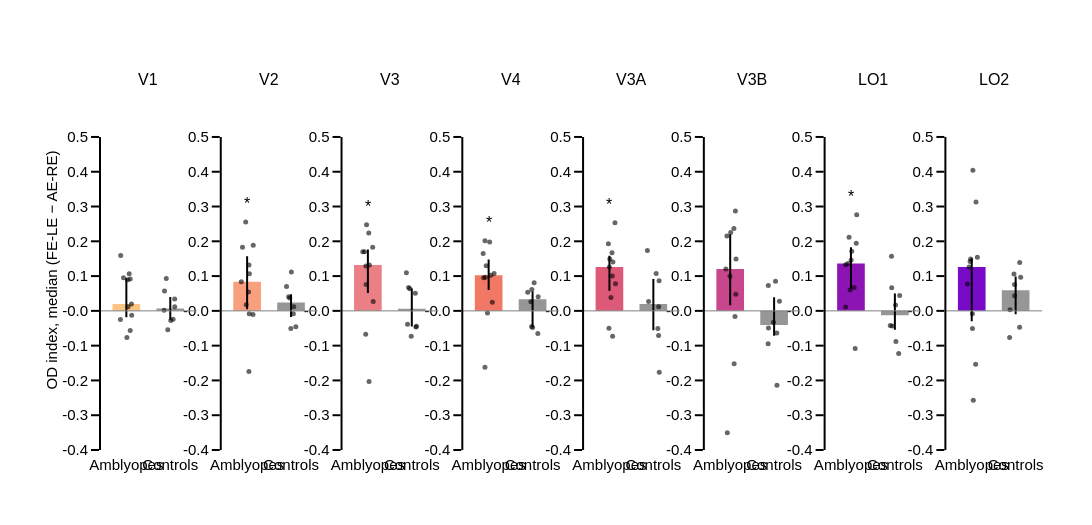

The notebook cell saved with this chart:
### Code cell
bar_figure(df_subjects, ['od_index'], s_od, 'OD index, median (FE-LE − AE-RE)',
           nice_ticks(df_subjects.od_index, 0.1), '{:.1f}', 'od_final_fig2_od_index{}'.format(fig_suffix), ref=0)

### Figure 1 — Plotly figure (JSON) as saved in the notebook; plotly's stock layout.template omitted (floating-point values rounded to 4 significant figures)
{"data": [{"error_y": {"array": [0.07361], "arrayminus": [0.03842], "color": "rgba(0, 0, 0, 1)", "thickness": 2, "type": "data", "visible": true, "width": 0}, "marker": {"color": "rgb(250, 196, 132)", "pattern": {"bgcolor": "rgba(0, 0, 0, 0)", "fgcolor": "rgba(0, 0, 0, 1)", "shape": "", "size": 8}}, "showlegend": false, "type": "bar", "width": 0.63, "x": [0], "xaxis": "x", "y": [0.01981], "yaxis": "y"}, {"marker": {"color": "rgba(0, 0, 0, 0.6)", "size": 5}, "mode": "markers", "showlegend": false, "type": "scatter", "x": [0.03835, -0.06446, -0.1285, -0.1354, 0.08772, 0.1156, 0.02986, 0.06426, 0.01221, 0.1218, 0.08844], "xaxis": "x", "y": [0.01191, 0.09497, 0.1592, -0.02452, -0.05648, 0.01981, 0.08977, 0.1064, -0.07625, -0.0127, 0.09188], "yaxis": "y"}, {"error_y": {"array": [0.03269], "arrayminus": [0.03236], "color": "rgba(0, 0, 0, 1)", "thickness": 2, "type": "data", "visible": true, "width": 0}, "marker": {"color": "rgb(150,150,150)", "pattern": {"bgcolor": "rgba(0, 0, 0, 0)", "fgcolor": "rgba(0, 0, 0, 1)", "shape": "", "size": 8}}, "showlegend": false, "type": "bar", "width": 0.63, "x": [1], "xaxis": "x", "y": [0.00706], "yaxis": "y"}, {"marker": {"color": "rgba(0, 0, 0, 0.6)", "size": 5}, "mode": "markers", "showlegend": false, "type": "scatter", "x": [0.8608, 1.1, 0.8694, 1.064, 0.9092, 1.102, 1.012, 0.9439], "xaxis": "x", "y": [0.001922, 0.03394, 0.0572, -0.02444, 0.09328, 0.0122, -0.02788, -0.05436], "yaxis": "y"}, {"error_y": {"array": [0.07342], "arrayminus": [0.07937], "color": "rgba(0, 0, 0, 1)", "thickness": 2, "type": "data", "visible": true, "width": 0}, "marker": {"color": "rgb(248, 160, 126)", "pattern": {"bgcolor": "rgba(0, 0, 0, 0)", "fgcolor": "rgba(0, 0, 0, 1)", "shape": "", "size": 8}}, "showlegend": false, "type": "bar", "width": 0.63, "x": [0], "xaxis": "x2", "y": [0.08381], "yaxis": "y2"}, {"marker": {"color": "rgba(0, 0, 0, 0.6)", "size": 5}, "mode": "markers", "showlegend": false, "type": "scatter", "x": [-0.02165, -0.1321, -0.1052, 0.04777, 0.04121, 0.03231, -0.03257, 0.1392, 0.1346, 0.05195, 0.04213], "xaxis": "x2", "y": [0.01734, 0.08381, 0.1826, -0.008454, -0.1744, 0.05399, 0.2554, 0.1885, -0.01047, 0.1064, 0.1319], "yaxis": "y2"}, {"error_y": {"array": [0.02348], "arrayminus": [0.04202], "color": "rgba(0, 0, 0, 1)", "thickness": 2, "type": "data", "visible": true, "width": 0}, "marker": {"color": "rgb(150,150,150)", "pattern": {"bgcolor": "rgba(0, 0, 0, 0)", "fgcolor": "rgba(0, 0, 0, 1)", "shape": "", "size": 8}}, "showlegend": false, "type": "bar", "width": 0.63, "x": [1], "xaxis": "x2", "y": [0.02428], "yaxis": "y2"}, {"marker": {"color": "rgba(0, 0, 0, 0.6)", "size": 5}, "mode": "markers", "showlegend": false, "type": "scatter", "x": [1.053, 0.9689, 0.8978, 1.062, 1.007, 0.9469, 0.996, 1.109], "xaxis": "x2", "y": [-0.008426, 0.03689, 0.07034, 0.01167, 0.1115, 0.04024, -0.05101, -0.04568], "yaxis": "y2"}, {"error_y": {"array": [0.04481], "arrayminus": [0.08014], "color": "rgba(0, 0, 0, 1)", "thickness": 2, "type": "data", "visible": true, "width": 0}, "marker": {"color": "rgb(235, 127, 134)", "pattern": {"bgcolor": "rgba(0, 0, 0, 0)", "fgcolor": "rgba(0, 0, 0, 1)", "shape": "", "size": 8}}, "showlegend": false, "type": "bar", "width": 0.63, "x": [0], "xaxis": "x3", "y": [0.1316], "yaxis": "y3"}, {"marker": {"color": "rgba(0, 0, 0, 0.6)", "size": 5}, "mode": "markers", "showlegend": false, "type": "scatter", "x": [0.1215, -0.03982, 0.02003, -0.04988, 0.0264, -0.04538, -0.03035, 0.1093, -0.0764, 0.03449, -0.1165], "xaxis": "x3", "y": [0.02696, 0.07596, 0.224, -0.06742, -0.2031, 0.1288, 0.2473, 0.1828, 0.17, 0.1316, 0.1696], "yaxis": "y3"}, {"error_y": {"array": [0.05836], "arrayminus": [0.05077], "color": "rgba(0, 0, 0, 1)", "thickness": 2, "type": "data", "visible": true, "width": 0}, "marker": {"color": "rgb(150,150,150)", "pattern": {"bgcolor": "rgba(0, 0, 0, 0)", "fgcolor": "rgba(0, 0, 0, 1)", "shape": "", "size": 8}}, "showlegend": false, "type": "bar", "width": 0.63, "x": [1], "xaxis": "x3", "y": [0.005975], "yaxis": "y3"}, {"marker": {"color": "rgba(0, 0, 0, 0.6)", "size": 5}, "mode": "markers", "showlegend": false, "type": "scatter", "x": [1.093, 1.08, 0.927, 1.105, 0.8764, 0.9541, 0.9021, 0.9861], "xaxis": "x3", "y": [-0.04639, 0.05061, 0.06731, -0.04426, 0.1099, 0.06335, -0.03866, -0.07318], "yaxis": "y3"}, {"error_y": {"array": [0.04509], "arrayminus": [0.0422], "color": "rgba(0, 0, 0, 1)", "thickness": 2, "type": "data", "visible": true, "width": 0}, "marker": {"color": "rgb(240, 120, 100)", "pattern": {"bgcolor": "rgba(0, 0, 0, 0)", "fgcolor": "rgba(0, 0, 0, 1)", "shape": "", "size": 8}}, "showlegend": false, "type": "bar", "width": 0.63, "x": [0], "xaxis": "x4", "y": [0.1023], "yaxis": "y4"}, {"marker": {"color": "rgba(0, 0, 0, 0.6)", "size": 5}, "mode": "markers", "showlegend": false, "type": "scatter", "x": [0.08297, -0.07542, -0.1254, -0.02673, -0.08442, -0.1146, 0.02249, -0.05637, 0.04816, -0.08414, 0.1238], "xaxis": "x4", "y": [0.02465, 0.09643, 0.1651, -0.006037, -0.1622, 0.09546, 0.1982, 0.1296, 0.1023, 0.2015, 0.1077], "yaxis": "y4"}, {"error_y": {"array": [0.02195], "arrayminus": [0.07896], "color": "rgba(0, 0, 0, 1)", "thickness": 2, "type": "data", "visible": true, "width": 0}, "marker": {"color": "rgb(150,150,150)", "pattern": {"bgcolor": "rgba(0, 0, 0, 0)", "fgcolor": "rgba(0, 0, 0, 1)", "shape": "", "size": 8}}, "showlegend": false, "type": "bar", "width": 0.63, "x": [1], "xaxis": "x4", "y": [0.0334], "yaxis": "y4"}, {"marker": {"color": "rgba(0, 0, 0, 0.6)", "size": 5}, "mode": "markers", "showlegend": false, "type": "scatter", "x": [0.9622, 0.8895, 1.036, 1.12, 0.9833, 1.127, 1.0, 0.9791], "xaxis": "x4", "y": [0.02595, 0.05327, 0.08105, -0.06474, 0.06157, 0.04084, -0.04758, -0.04489], "yaxis": "y4"}, {"error_y": {"array": [0.03204], "arrayminus": [0.06807], "color": "rgba(0, 0, 0, 1)", "thickness": 2, "type": "data", "visible": true, "width": 0}, "marker": {"color": "rgb(220, 90, 120)", "pattern": {"bgcolor": "rgba(0, 0, 0, 0)", "fgcolor": "rgba(0, 0, 0, 1)", "shape": "", "size": 8}}, "showlegend": false, "type": "bar", "width": 0.63, "x": [0], "xaxis": "x5", "y": [0.1261], "yaxis": "y5"}, {"marker": {"color": "rgba(0, 0, 0, 0.6)", "size": 5}, "mode": "markers", "showlegend": false, "type": "scatter", "x": [0.03366, 0.1386, 0.1257, -0.01119, 0.07216, -0.0007216, 0.008207, 0.08002, -0.0239, 0.06566, 0.05912], "xaxis": "x5", "y": [0.03828, 0.07778, 0.2536, -0.05025, -0.07299, 0.1261, 0.149, 0.1407, 0.1931, 0.1003, 0.1672], "yaxis": "y5"}, {"error_y": {"array": [0.0723], "arrayminus": [0.07534], "color": "rgba(0, 0, 0, 1)", "thickness": 2, "type": "data", "visible": true, "width": 0}, "marker": {"color": "rgb(150,150,150)", "pattern": {"bgcolor": "rgba(0, 0, 0, 0)", "fgcolor": "rgba(0, 0, 0, 1)", "shape": "", "size": 8}}, "showlegend": false, "type": "bar", "width": 0.63, "x": [1], "xaxis": "x5", "y": [0.01957], "yaxis": "y5"}, {"marker": {"color": "rgba(0, 0, 0, 0.6)", "size": 5}, "mode": "markers", "showlegend": false, "type": "scatter", "x": [1.121, 0.8922, 1.064, 1.12, 1.131, 0.8641, 1.102, 1.135], "xaxis": "x5", "y": [0.01186, 0.02728, 0.1072, -0.07098, 0.08675, 0.1739, -0.0507, -0.1763], "yaxis": "y5"}, {"error_y": {"array": [0.1], "arrayminus": [0.1045], "color": "rgba(0, 0, 0, 1)", "thickness": 2, "type": "data", "visible": true, "width": 0}, "marker": {"color": "rgb(200, 70, 140)", "pattern": {"bgcolor": "rgba(0, 0, 0, 0)", "fgcolor": "rgba(0, 0, 0, 1)", "shape": "", "size": 8}}, "showlegend": false, "type": "bar", "width": 0.63, "x": [0], "xaxis": "x6", "y": [0.1204], "yaxis": "y6"}, {"marker": {"color": "rgba(0, 0, 0, 0.6)", "size": 5}, "mode": "markers", "showlegend": false, "type": "scatter", "x": [0.128, -0.09835, 0.1323, 0.1092, 0.09026, -0.005603, -0.07494, 0.08453, 0.1186, -0.06548, 0.0109], "xaxis": "x6", "y": [0.04765, 0.1204, 0.1491, -0.01602, -0.1518, 0.0998, 0.2151, 0.2371, 0.2869, -0.3502, 0.2256], "yaxis": "y6"}, {"error_y": {"array": [0.08017], "arrayminus": [0.03043], "color": "rgba(0, 0, 0, 1)", "thickness": 2, "type": "data", "visible": true, "width": 0}, "marker": {"color": "rgb(150,150,150)", "pattern": {"bgcolor": "rgba(0, 0, 0, 0)", "fgcolor": "rgba(0, 0, 0, 1)", "shape": "", "size": 8}}, "showlegend": false, "type": "bar", "width": 0.63, "x": [1], "xaxis": "x6", "y": [-0.04092], "yaxis": "y6"}, {"marker": {"color": "rgba(0, 0, 0, 0.6)", "size": 5}, "mode": "markers", "showlegend": false, "type": "scatter", "x": [0.984, 1.121, 0.8713, 1.065, 1.032, 0.8679, 1.061, 0.8645], "xaxis": "x6", "y": [-0.03242, 0.02794, -0.04941, -0.2141, 0.08519, 0.07317, -0.06356, -0.09472], "yaxis": "y6"}, {"error_y": {"array": [0.04669], "arrayminus": [0.07255], "color": "rgba(0, 0, 0, 1)", "thickness": 2, "type": "data", "visible": true, "width": 0}, "marker": {"color": "rgb(140, 20, 180)", "pattern": {"bgcolor": "rgba(0, 0, 0, 0)", "fgcolor": "rgba(0, 0, 0, 1)", "shape": "", "size": 8}}, "showlegend": false, "type": "bar", "width": 0.63, "x": [0], "xaxis": "x7", "y": [0.1363], "yaxis": "y7"}, {"marker": {"color": "rgba(0, 0, 0, 0.6)", "size": 5}, "mode": "markers", "showlegend": false, "type": "scatter", "x": [0.07223, 0.003572, 0.1201, -0.1215, 0.09557, -0.1213, -0.04359, -0.01952, 0.1305, 0.01742, -0.06752], "xaxis": "x7", "y": [0.06749, 0.1463, 0.1947, 0.01146, -0.1082, 0.1327, 0.2119, 0.05991, 0.2765, 0.1712, 0.1363], "yaxis": "y7"}, {"error_y": {"array": [0.06245], "arrayminus": [0.042], "color": "rgba(0, 0, 0, 1)", "thickness": 2, "type": "data", "visible": true, "width": 0}, "marker": {"color": "rgb(150,150,150)", "pattern": {"bgcolor": "rgba(0, 0, 0, 0)", "fgcolor": "rgba(0, 0, 0, 1)", "shape": "", "size": 8}}, "showlegend": false, "type": "bar", "width": 0.63, "x": [1], "xaxis": "x7", "y": [-0.01263], "yaxis": "y7"}, {"marker": {"color": "rgba(0, 0, 0, 0.6)", "size": 5}, "mode": "markers", "showlegend": false, "type": "scatter", "x": [0.9277, 1.109, 0.9232, 0.8949, 0.9407, 1.024, 1.015, 1.087], "xaxis": "x7", "y": [0.06622, 0.04435, 0.1572, -0.04217, -0.04345, -0.08816, 0.01691, -0.1224], "yaxis": "y7"}, {"error_y": {"array": [0.02524], "arrayminus": [0.1559], "color": "rgba(0, 0, 0, 1)", "thickness": 2, "type": "data", "visible": true, "width": 0}, "marker": {"color": "rgb(120, 10, 200)", "pattern": {"bgcolor": "rgba(0, 0, 0, 0)", "fgcolor": "rgba(0, 0, 0, 1)", "shape": "", "size": 8}}, "showlegend": false, "type": "bar", "width": 0.63, "x": [0], "xaxis": "x8", "y": [0.1263], "yaxis": "y8"}, {"marker": {"color": "rgba(0, 0, 0, 0.6)", "size": 5}, "mode": "markers", "showlegend": false, "type": "scatter", "x": [0.01693, -0.05924, -0.02439, 0.08907, 0.03542, 0.1285, -0.03657, 0.01473, 0.0263, 0.09752, -0.09927], "xaxis": "x8", "y": [-0.05102, 0.1263, 0.1492, -0.1538, -0.2568, 0.1539, 0.1423, -0.008247, 0.404, 0.3131, 0.07749], "yaxis": "y8"}, {"error_y": {"array": [0.0395], "arrayminus": [0.06903], "color": "rgba(0, 0, 0, 1)", "thickness": 2, "type": "data", "visible": true, "width": 0}, "marker": {"color": "rgb(150,150,150)", "pattern": {"bgcolor": "rgba(0, 0, 0, 0)", "fgcolor": "rgba(0, 0, 0, 1)", "shape": "", "size": 8}}, "showlegend": false, "type": "bar", "width": 0.63, "x": [1], "xaxis": "x8", "y": [0.05947], "yaxis": "y8"}, {"marker": {"color": "rgba(0, 0, 0, 0.6)", "size": 5}, "mode": "markers", "showlegend": false, "type": "scatter", "x": [0.9738, 1.115, 0.8721, 1.09, 0.9763, 1.092, 0.8628, 0.9622], "xaxis": "x8", "y": [0.07563, 0.09658, 0.003041, -0.04735, 0.04331, 0.1393, -0.07633, 0.1061], "yaxis": "y8"}], "layout": {"annotations": [{"font": {"size": 16}, "showarrow": false, "text": "V1", "x": 0.05128, "xanchor": "center", "xref": "paper", "y": 1, "yanchor": "bottom", "yref": "paper"}, {"font": {"size": 16}, "showarrow": false, "text": "V2", "x": 0.1795, "xanchor": "center", "xref": "paper", "y": 1, "yanchor": "bottom", "yref": "paper"}, {"font": {"size": 16}, "showarrow": false, "text": "V3", "x": 0.3077, "xanchor": "center", "xref": "paper", "y": 1, "yanchor": "bottom", "yref": "paper"}, {"font": {"size": 16}, "showarrow": false, "text": "V4", "x": 0.4359, "xanchor": "center", "xref": "paper", "y": 1, "yanchor": "bottom", "yref": "paper"}, {"font": {"size": 16}, "showarrow": false, "text": "V3A", "x": 0.5641, "xanchor": "center", "xref": "paper", "y": 1, "yanchor": "bottom", "yref": "paper"}, {"font": {"size": 16}, "showarrow": false, "text": "V3B", "x": 0.6923, "xanchor": "center", "xref": "paper", "y": 1, "yanchor": "bottom", "yref": "paper"}, {"font": {"size": 16}, "showarrow": false, "text": "LO1", "x": 0.8205, "xanchor": "center", "xref": "paper", "y": 1, "yanchor": "bottom", "yref": "paper"}, {"font": {"size": 16}, "showarrow": false, "text": "LO2", "x": 0.9487, "xanchor": "center", "xref": "paper", "y": 1, "yanchor": "bottom", "yref": "paper"}, {"font": {"color": "black", "size": 16}, "showarrow": false, "text": "", "x": 0, "xref": "x", "y": 0.1817, "yanchor": "bottom", "yref": "y"}, {"font": {"color": "black", "size": 16}, "showarrow": false, "text": "", "x": 1, "xref": "x", "y": 0.1158, "yanchor": "bottom", "yref": "y"}, {"font": {"color": "black", "size": 16}, "showarrow": false, "text": "*", "x": 0, "xref": "x2", "y": 0.2779, "yanchor": "bottom", "yref": "y2"}, {"font": {"color": "black", "size": 16}, "showarrow": false, "text": "", "x": 1, "xref": "x2", "y": 0.134, "yanchor": "bottom", "yref": "y2"}, {"font": {"color": "black", "size": 16}, "showarrow": false, "text": "*", "x": 0, "xref": "x3", "y": 0.2698, "yanchor": "bottom", "yref": "y3"}, {"font": {"color": "black", "size": 16}, "showarrow": false, "text": "", "x": 1, "xref": "x3", "y": 0.1324, "yanchor": "bottom", "yref": "y3"}, {"font": {"color": "black", "size": 16}, "showarrow": false, "text": "*", "x": 0, "xref": "x4", "y": 0.224, "yanchor": "bottom", "yref": "y4"}, {"font": {"color": "black", "size": 16}, "showarrow": false, "text": "", "x": 1, "xref": "x4", "y": 0.1036, "yanchor": "bottom", "yref": "y4"}, {"font": {"color": "black", "size": 16}, "showarrow": false, "text": "*", "x": 0, "xref": "x5", "y": 0.2761, "yanchor": "bottom", "yref": "y5"}, {"font": {"color": "black", "size": 16}, "showarrow": false, "text": "", "x": 1, "xref": "x5", "y": 0.1964, "yanchor": "bottom", "yref": "y5"}, {"font": {"color": "black", "size": 16}, "showarrow": false, "text": "", "x": 0, "xref": "x6", "y": 0.3094, "yanchor": "bottom", "yref": "y6"}, {"font": {"color": "black", "size": 16}, "showarrow": false, "text": "", "x": 1, "xref": "x6", "y": 0.1077, "yanchor": "bottom", "yref": "y6"}, {"font": {"color": "black", "size": 16}, "showarrow": false, "text": "*", "x": 0, "xref": "x7", "y": 0.299, "yanchor": "bottom", "yref": "y7"}, {"font": {"color": "black", "size": 16}, "showarrow": false, "text": "", "x": 1, "xref": "x7", "y": 0.1797, "yanchor": "bottom", "yref": "y7"}, {"font": {"color": "black", "size": 16}, "showarrow": false, "text": "", "x": 0, "xref": "x8", "y": 0.4265, "yanchor": "bottom", "yref": "y8"}, {"font": {"color": "black", "size": 16}, "showarrow": false, "text": "", "x": 1, "xref": "x8", "y": 0.1618, "yanchor": "bottom", "yref": "y8"}], "height": 525, "legend": {"bgcolor": "rgba(0, 0, 0, 0)", "font": {"family": "Arial", "size": 15}, "itemwidth": 30, "orientation": "h", "traceorder": "normal", "x": 1, "xanchor": "right", "y": 1.15, "yanchor": "bottom"}, "margin": {"b": 75, "l": 100, "r": 50, "t": 90}, "shapes": [{"line": {"color": "grey", "width": 1}, "type": "line", "x0": 0, "x1": 1, "xref": "x domain", "y0": 0, "y1": 0, "yref": "y"}, {"line": {"color": "rgba(0, 0, 0, 1)", "width": 2}, "type": "line", "x0": 0, "x1": 0, "xref": "x domain", "y0": -0.4, "y1": 0.5, "yref": "y"}, {"line": {"color": "grey", "width": 1}, "type": "line", "x0": 0, "x1": 1, "xref": "x2 domain", "y0": 0, "y1": 0, "yref": "y2"}, {"line": {"color": "rgba(0, 0, 0, 1)", "width": 2}, "type": "line", "x0": 0, "x1": 0, "xref": "x2 domain", "y0": -0.4, "y1": 0.5, "yref": "y2"}, {"line": {"color": "grey", "width": 1}, "type": "line", "x0": 0, "x1": 1, "xref": "x3 domain", "y0": 0, "y1": 0, "yref": "y3"}, {"line": {"color": "rgba(0, 0, 0, 1)", "width": 2}, "type": "line", "x0": 0, "x1": 0, "xref": "x3 domain", "y0": -0.4, "y1": 0.5, "yref": "y3"}, {"line": {"color": "grey", "width": 1}, "type": "line", "x0": 0, "x1": 1, "xref": "x4 domain", "y0": 0, "y1": 0, "yref": "y4"}, {"line": {"color": "rgba(0, 0, 0, 1)", "width": 2}, "type": "line", "x0": 0, "x1": 0, "xref": "x4 domain", "y0": -0.4, "y1": 0.5, "yref": "y4"}, {"line": {"color": "grey", "width": 1}, "type": "line", "x0": 0, "x1": 1, "xref": "x5 domain", "y0": 0, "y1": 0, "yref": "y5"}, {"line": {"color": "rgba(0, 0, 0, 1)", "width": 2}, "type": "line", "x0": 0, "x1": 0, "xref": "x5 domain", "y0": -0.4, "y1": 0.5, "yref": "y5"}, {"line": {"color": "grey", "width": 1}, "type": "line", "x0": 0, "x1": 1, "xref": "x6 domain", "y0": 0, "y1": 0, "yref": "y6"}, {"line": {"color": "rgba(0, 0, 0, 1)", "width": 2}, "type": "line", "x0": 0, "x1": 0, "xref": "x6 domain", "y0": -0.4, "y1": 0.5, "yref": "y6"}, {"line": {"color": "grey", "width": 1}, "type": "line", "x0": 0, "x1": 1, "xref": "x7 domain", "y0": 0, "y1": 0, "yref": "y7"}, {"line": {"color": "rgba(0, 0, 0, 1)", "width": 2}, "type": "line", "x0": 0, "x1": 0, "xref": "x7 domain", "y0": -0.4, "y1": 0.5, "yref": "y7"}, {"line": {"color": "grey", "width": 1}, "type": "line", "x0": 0, "x1": 1, "xref": "x8 domain", "y0": 0, "y1": 0, "yref": "y8"}, {"line": {"color": "rgba(0, 0, 0, 1)", "width": 2}, "type": "line", "x0": 0, "x1": 0, "xref": "x8 domain", "y0": -0.4, "y1": 0.5, "yref": "y8"}], "width": 2100, "xaxis": {"anchor": "y", "domain": [0, 0.1026], "linecolor": "rgba(255,255,255,0)", "range": [-0.6, 1.6], "showline": true, "tickangle": 0, "ticklen": 0, "ticktext": ["Amblyopes", "Controls"], "tickvals": [0, 1], "type": "linear"}, "xaxis2": {"anchor": "y2", "domain": [0.1282, 0.2308], "linecolor": "rgba(255,255,255,0)", "range": [-0.6, 1.6], "showline": true, "tickangle": 0, "ticklen": 0, "ticktext": ["Amblyopes", "Controls"], "tickvals": [0, 1], "type": "linear"}, "xaxis3": {"anchor": "y3", "domain": [0.2564, 0.359], "linecolor": "rgba(255,255,255,0)", "range": [-0.6, 1.6], "showline": true, "tickangle": 0, "ticklen": 0, "ticktext": ["Amblyopes", "Controls"], "tickvals": [0, 1], "type": "linear"}, "xaxis4": {"anchor": "y4", "domain": [0.3846, 0.4872], "linecolor": "rgba(255,255,255,0)", "range": [-0.6, 1.6], "showline": true, "tickangle": 0, "ticklen": 0, "ticktext": ["Amblyopes", "Controls"], "tickvals": [0, 1], "type": "linear"}, "xaxis5": {"anchor": "y5", "domain": [0.5128, 0.6154], "linecolor": "rgba(255,255,255,0)", "range": [-0.6, 1.6], "showline": true, "tickangle": 0, "ticklen": 0, "ticktext": ["Amblyopes", "Controls"], "tickvals": [0, 1], "type": "linear"}, "xaxis6": {"anchor": "y6", "domain": [0.641, 0.7436], "linecolor": "rgba(255,255,255,0)", "range": [-0.6, 1.6], "showline": true, "tickangle": 0, "ticklen": 0, "ticktext": ["Amblyopes", "Controls"], "tickvals": [0, 1], "type": "linear"}, "xaxis7": {"anchor": "y7", "domain": [0.7692, 0.8718], "linecolor": "rgba(255,255,255,0)", "range": [-0.6, 1.6], "showline": true, "tickangle": 0, "ticklen": 0, "ticktext": ["Amblyopes", "Controls"], "tickvals": [0, 1], "type": "linear"}, "xaxis8": {"anchor": "y8", "domain": [0.8974, 1.0], "linecolor": "rgba(255,255,255,0)", "range": [-0.6, 1.6], "showline": true, "tickangle": 0, "ticklen": 0, "ticktext": ["Amblyopes", "Controls"], "tickvals": [0, 1], "type": "linear"}, "yaxis": {"anchor": "x", "domain": [0, 1], "range": [-0.4, 0.635], "showline": false, "showticklabels": true, "ticktext": ["-0.4", "-0.3", "-0.2", "-0.1", "-0.0", "0.1", "0.2", "0.3", "0.4", "0.5"], "tickvals": [-0.4, -0.3, -0.2, -0.1, 0, 0.1, 0.2, 0.3, 0.4, 0.5], "title": {"text": "OD index, median (FE-LE − AE-RE)"}, "type": "linear"}, "yaxis2": {"anchor": "x2", "domain": [0, 1], "range": [-0.4, 0.635], "showline": false, "showticklabels": true, "ticktext": ["-0.4", "-0.3", "-0.2", "-0.1", "-0.0", "0.1", "0.2", "0.3", "0.4", "0.5"], "tickvals": [-0.4, -0.3, -0.2, -0.1, 0, 0.1, 0.2, 0.3, 0.4, 0.5], "type": "linear"}, "yaxis3": {"anchor": "x3", "domain": [0, 1], "range": [-0.4, 0.635], "showline": false, "showticklabels": true, "ticktext": ["-0.4", "-0.3", "-0.2", "-0.1", "-0.0", "0.1", "0.2", "0.3", "0.4", "0.5"], "tickvals": [-0.4, -0.3, -0.2, -0.1, 0, 0.1, 0.2, 0.3, 0.4, 0.5], "type": "linear"}, "yaxis4": {"anchor": "x4", "domain": [0, 1], "range": [-0.4, 0.635], "showline": false, "showticklabels": true, "ticktext": ["-0.4", "-0.3", "-0.2", "-0.1", "-0.0", "0.1", "0.2", "0.3", "0.4", "0.5"], "tickvals": [-0.4, -0.3, -0.2, -0.1, 0, 0.1, 0.2, 0.3, 0.4, 0.5], "type": "linear"}, "yaxis5": {"anchor": "x5", "domain": [0, 1], "range": [-0.4, 0.635], "showline": false, "showticklabels": true, "ticktext": ["-0.4", "-0.3", "-0.2", "-0.1", "-0.0", "0.1", "0.2", "0.3", "0.4", "0.5"], "tickvals": [-0.4, -0.3, -0.2, -0.1, 0, 0.1, 0.2, 0.3, 0.4, 0.5], "type": "linear"}, "yaxis6": {"anchor": "x6", "domain": [0, 1], "range": [-0.4, 0.635], "showline": false, "showticklabels": true, "ticktext": ["-0.4", "-0.3", "-0.2", "-0.1", "-0.0", "0.1", "0.2", "0.3", "0.4", "0.5"], "tickvals": [-0.4, -0.3, -0.2, -0.1, 0, 0.1, 0.2, 0.3, 0.4, 0.5], "type": "linear"}, "yaxis7": {"anchor": "x7", "domain": [0, 1], "range": [-0.4, 0.635], "showline": false, "showticklabels": true, "ticktext": ["-0.4", "-0.3", "-0.2", "-0.1", "-0.0", "0.1", "0.2", "0.3", "0.4", "0.5"], "tickvals": [-0.4, -0.3, -0.2, -0.1, 0, 0.1, 0.2, 0.3, 0.4, 0.5], "type": "linear"}, "yaxis8": {"anchor": "x8", "domain": [0, 1], "range": [-0.4, 0.635], "showline": false, "showticklabels": true, "ticktext": ["-0.4", "-0.3", "-0.2", "-0.1", "-0.0", "0.1", "0.2", "0.3", "0.4", "0.5"], "tickvals": [-0.4, -0.3, -0.2, -0.1, 0, 0.1, 0.2, 0.3, 0.4, 0.5], "type": "linear"}}}
